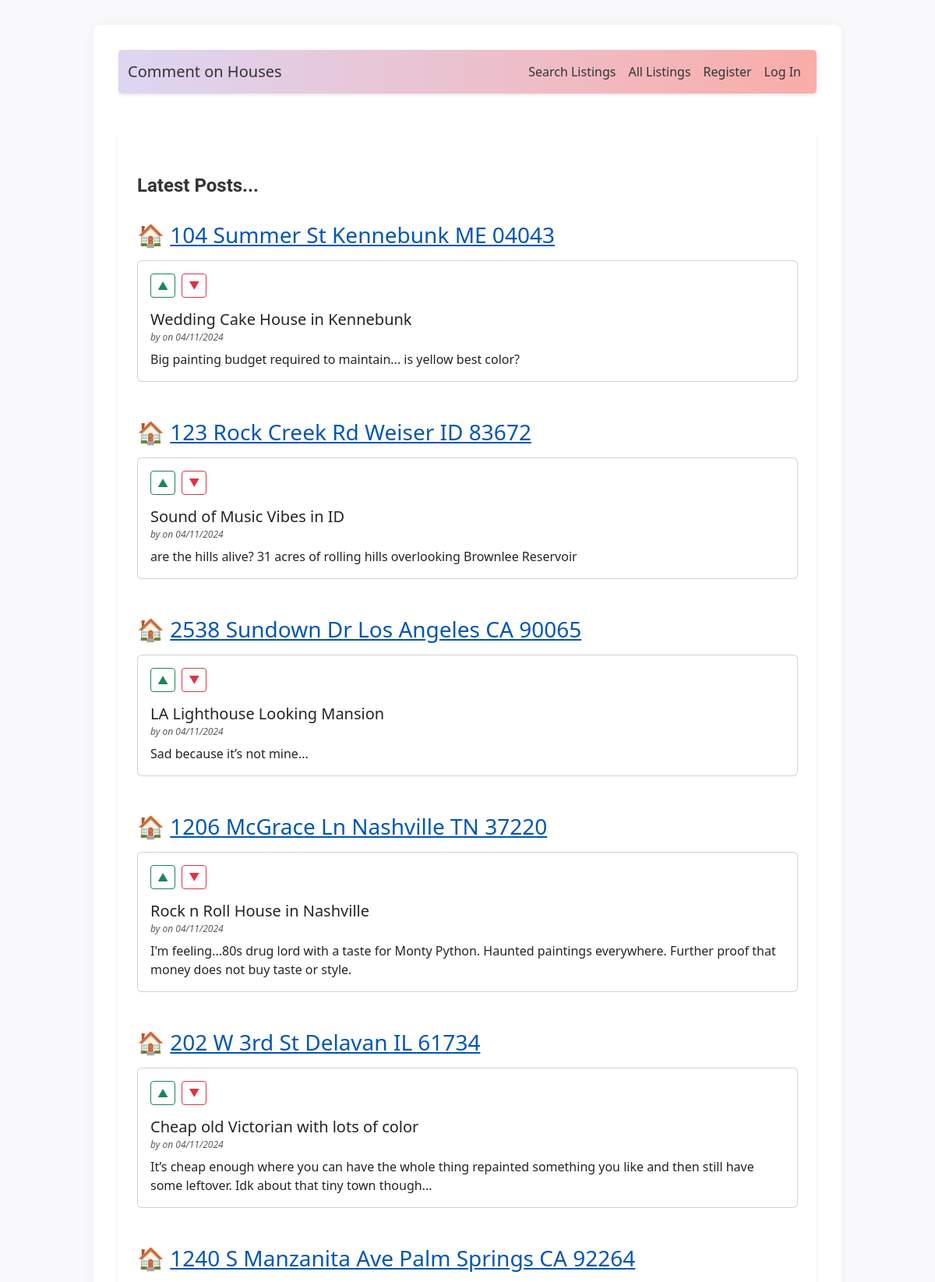
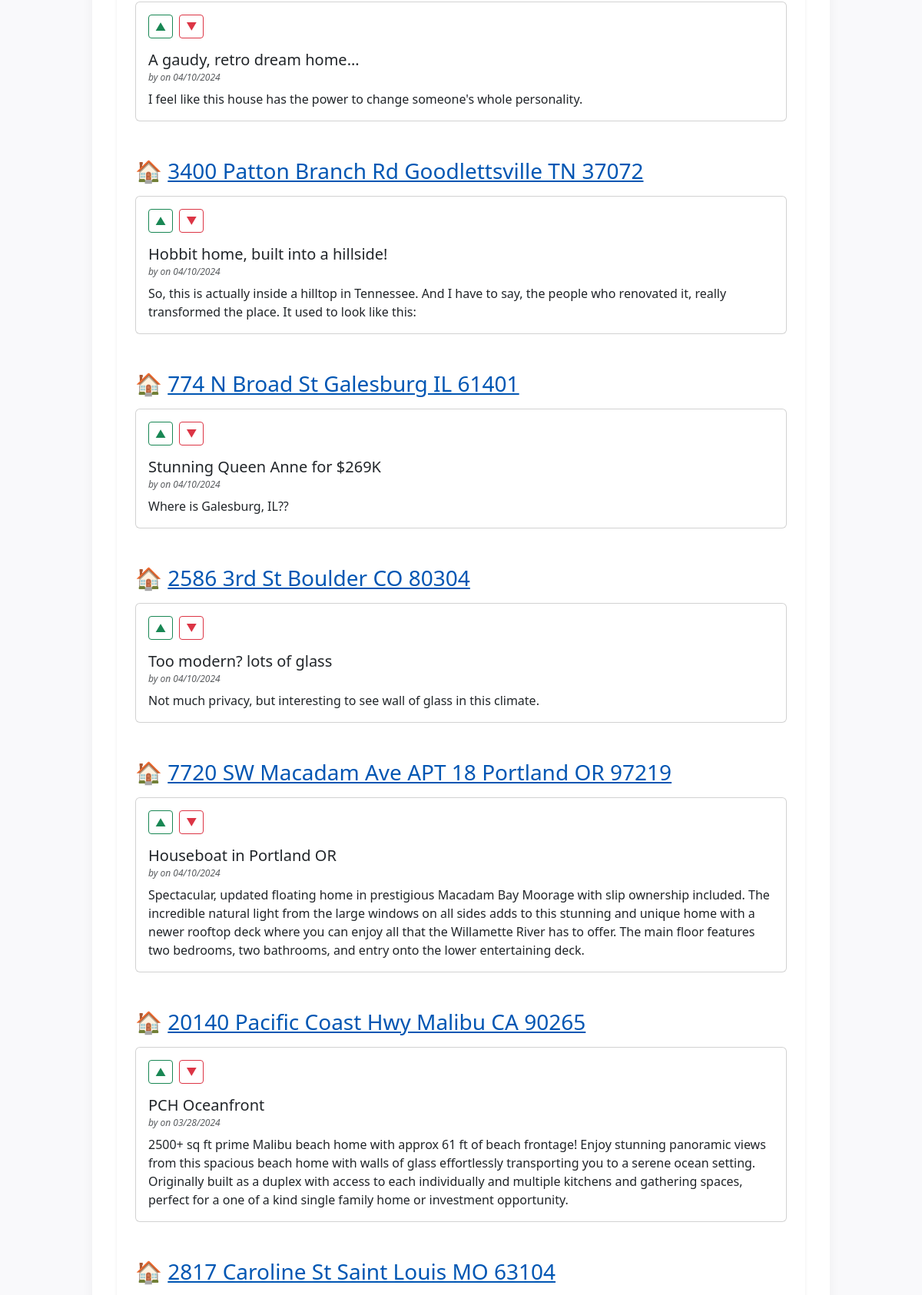
The app's page /search/results (upper part) with its own data (2 pictures, top to bottom).
### tables this page shows
CREATE TABLE post (
  id INTEGER PRIMARY KEY AUTOINCREMENT,
  author_id INTEGER NOT NULL,
  created TIMESTAMP NOT NULL DEFAULT CURRENT_TIMESTAMP,
  title TEXT NOT NULL,
  body TEXT NOT NULL,
  listing TEXT,
  state TEXT,
  FOREIGN KEY (author_id) REFERENCES user (id)
);

### flaskr/blog.py (the view, shortened to what this page needs)
@bp.route('/search/results', methods=['GET'])
def search_results():
    search_type = request.args.get('search_type')
    db = get_db()
    if search_type == 'state':
        state = request.args.get('state')
        query = 'SELECT * FROM post WHERE state = ? ORDER BY created DESC'
        params = (state,)
    else:
        query = 'SELECT * FROM post ORDER BY created DESC'
        params = ()
    posts = [dict(row) for row in db.execute(query, params).fetchall()]
    for post in posts:
        if post['listing']:
            parsed_address, state = parse_address_from_listing(post['listing'])
            post['parsed_address'] = parsed_address
            post['state'] = state
    grouped_posts = {k: list(v) for k, v in groupby(posts, key=itemgetter('parsed_address'))}
    return render_template('blog/index.html', grouped_posts=grouped_posts)

### flaskr/auth.py (called while the page is built)
@bp.before_app_request
def load_logged_in_user():
    user_id = session.get('user_id')
    if user_id is None:
        g.user = None
    else:
        g.user = get_db().execute(
            'SELECT * FROM user WHERE id = ?', (user_id,)
        ).fetchone()

### flaskr/blog.py (called while the page is built)
def parse_address_from_listing(listing_url):
    house_emoji = '\U0001F3E0'
    parts = listing_url.split('/')
    address_part = parts[4]
    address = address_part.replace('-', ' ')
    state = address[-8:-6]
    formatted_address = f"{house_emoji} <a href='{listing_url}' target='_blank'>{address}</a>"
    return formatted_address, state

### flaskr/db.py (called while the page is built)
def get_db():
    if 'db' not in g:
        g.db = sqlite3.connect(
            current_app.config['DATABASE'],
            detect_types=sqlite3.PARSE_DECLTYPES
        )
        g.db.row_factory = sqlite3.Row
    return g.db

### flaskr/templates/blog/index.html (shortened to what this page needs)
{% extends 'base.html' %}
{% block header %}
<div class="container mt-4">
  <div class="d-flex justify-content-between align-items-center">
    <h1 class="fw-bold">{% block title %}Latest Posts...{% endblock %}</h1>
  </div>
</div>
{% endblock %}
{% block content %}
<div class="container mt-3">
  {% for listing, posts in grouped_posts.items() %}
    <section class="mb-5">
      <h2 class="mb-3">{{ posts[0].parsed_address|safe }}</h2>
      {% for post in posts %}
        <div class="card mb-3">
          <div class="card-body">
            <div class="d-flex align-items-center mb-3">
              <form action="{{ url_for('blog.vote') }}" method="post" class="me-2">
                <button type="submit" name="vote_type" value="1" class="btn btn-outline-success btn-sm">&#x25B2; </button>
              </form>
              <form action="{{ url_for('blog.vote') }}" method="post" class="me-2">
                <button type="submit" name="vote_type" value="-1" class="btn btn-outline-danger btn-sm">&#x25BC; </button>
              </form>
            </div>
            <h3 class="card-title smaller-size">{{ post['title'] }}</h3>
            <h6 class="card-subtitle mb-2 text-muted h6-reduce">
              <em>by {{ post['username'] }} on {{ post['created'].strftime('%m/%d/%Y') }}</em>
            </h6>
            <p class="card-text">{{ post['body'] }}</p>
          </div>
        </div>
      {% endfor %}
    </section>
  {% endfor %}
</div>
{% endblock %}

### flaskr/static/style.css (style rules this page uses)
html { font-family: "Roboto", sans-serif; background: #f9f9fb; color: #424242; line-height: 1.6; }
body { max-width: 80vw; margin: 2rem auto; background: #fff; padding: 2rem; box-shadow: 0 0 15px rgba(0, 0, 0, 0.05); border-radius: 8px; }
h1 { font-family: 'Roboto'; color: #333; font-size: 1.5rem; margin: 1rem 0; margin-top: 0; align-self: center; font-weight: bold; }
h2 { font: 'Roboto'; font-size: 1.75rem; }
.smaller-size { font-size: 1.25rem; }
.h6-reduce { font-size: .75rem; }
a { color: #0056b3; text-decoration: underline; }

### records on screen
post: title "Wedding Cake House in Kennebunk", created "04/11/2024", body "Big painting budget required to maintain... is yellow best color?"
post: title "Sound of Music Vibes in ID", created "04/11/2024", body "are the hills alive? 31 acres of rolling hills overlooking Brownlee Reservoir"
post: title "LA Lighthouse Looking Mansion", created "04/11/2024", body "Sad because it’s not mine..."
post: title "Rock n Roll House in Nashville", created "04/11/2024", body "I'm feeling...80s drug lord with a taste for Monty Python. Haunted paintings everywhere. Further proof that money does not buy taste or style."
post: title "Cheap old Victorian with lots of color", created "04/11/2024", body "It’s cheap enough where you can have the whole thing repainted something you like and then still have some leftover. Idk about that tiny town though..."
post: title "A gaudy, retro dream home...", created "04/10/2024", body "I feel like this house has the power to change someone's whole personality."
post: title "Hobbit home, built into a hillside!", created "04/10/2024", body "So, this is actually inside a hilltop in Tennessee. And I have to say, the people who renovated it, really transformed the place. It used to look like this:"
post: title "Stunning Queen Anne for $269K", created "04/10/2024", body "Where is Galesburg, IL??"
post: title "Too modern? lots of glass", created "04/10/2024", body "Not much privacy, but interesting to see wall of glass in this climate."
post: title "Houseboat in Portland OR", created "04/10/2024", body "Spectacular, updated floating home in prestigious Macadam Bay Moorage with slip ownership included. The incredible natural light from the large windows on all sides adds to this stunning and unique home with a newer rooftop deck where you can enjoy all that the Willamette River has to offer. The main floor features two bedrooms, two bathrooms, and entry onto the lower entertaining deck."
post: title "PCH Oceanfront", created "03/28/2024", body "2500+ sq ft prime Malibu beach home with approx 61 ft of beach frontage! Enjoy stunning panoramic views from this spacious beach home with walls of glass effortlessly transporting you to a serene ocean setting. Originally built as a duplex with access to each individually and multiple kitchens and gathering spaces, perfect for a one of a kind single family home or investment opportunity."

### other values on screen
{{ posts[0].parsed_address|safe }} "🏠 104 Summer St Kennebunk ME 04043" "🏠 123 Rock Creek Rd Weiser ID 83672" "🏠 2538 Sundown Dr Los Angeles CA 90065" "🏠 1206 McGrace Ln Nashville TN 37220" "🏠 202 W 3rd St Delavan IL 61734" "🏠 1240 S Manzanita Ave Palm Springs CA 92264" "🏠 3400 Patton Branch Rd Goodlettsville TN 37072" "🏠 774 N Broad St Galesburg IL 61401" "🏠 2586 3rd St Boulder CO 80304" "🏠 7720 SW Macadam Ave APT 18 Portland OR 97219" "🏠 20140 Pacific Coast Hwy Malibu CA 90265" "🏠 2817 Caroline St Saint Louis MO 63104"
